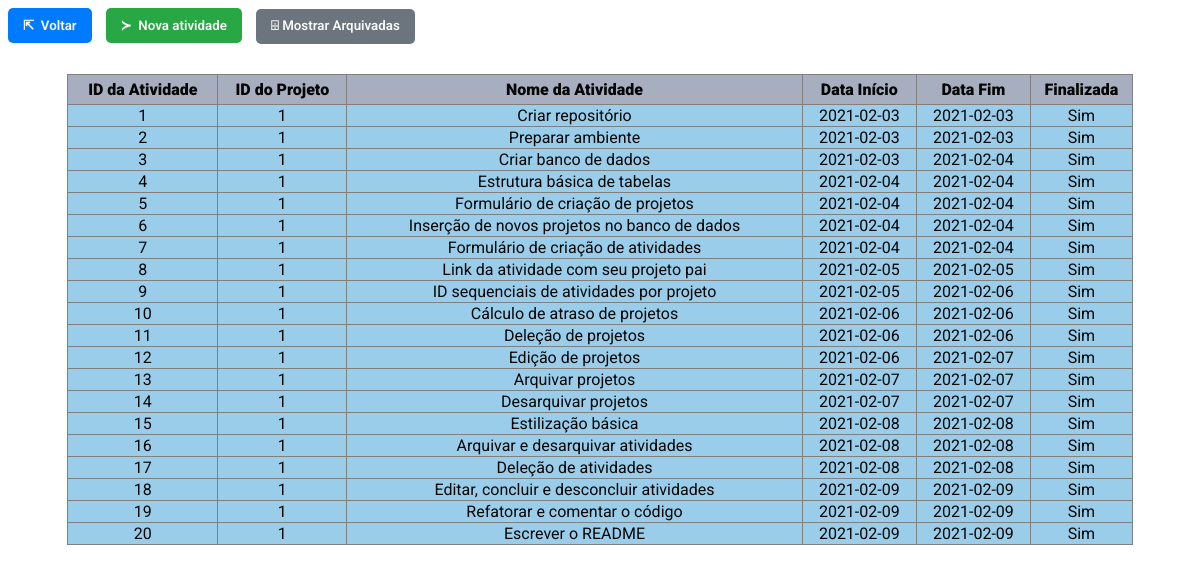
The page /activities.php?id=1 on the database its author committed.
### tables this page shows
CREATE TABLE `activities` (
  `activity_id` int(11) NOT NULL,
  `project_id` int(11) NOT NULL,
  `activity_name` text NOT NULL,
  `date_start` date NOT NULL,
  `date_end` date NOT NULL,
  `finished` tinyint(1) NOT NULL,
  `archived` tinyint(1) NOT NULL
);

### activities.php (the view, shortened to what this page needs)
<?php
	$link = mysqli_connect("localhost", "root", "", "euax_desafio");
	$projeto_id = $_GET['id'];
	$mostrar_arquivados = (isset($_GET["arquivados"]) && trim($_GET["arquivados"]) == '1');
	if ($mostrar_arquivados == 0) {
		$atividades = mysqli_query($link, "SELECT * FROM activities WHERE project_id=$projeto_id AND archived=0");
	}
	else {
		$atividades = mysqli_query($link, "SELECT * FROM activities WHERE project_id=$projeto_id AND archived=1");
	}
?>
<html lang="en">
<head>
    <link rel="stylesheet" href="css/style.css">
</head>
<body>
	<input type="button" class="btn-primary" onclick="Redirect('index.php');" value="⇱  Voltar"/>
	<input type="button" class="btn-success" onclick="OpenForm('newActivityForm');" value="≻  Nova atividade"/>
	<input type="button" class="btn-secondary" onclick="Redirect('activities.php?id=<?php echo ($projeto_id) ?> &arquivados=<?php echo ($mostrar_arquivados) == 1 ? '0' : '1';?>');" value="⌹ Mostrar <?php echo $mostrar_arquivados == 1 ? 'Ativas' : 'Arquivadas';?>">
	<div id="activities-tableBox" class="tableBox">
		<table align="center" border="1"  class="dataTable" style="width: 90%;">
			<tr>
				<th>ID da Atividade		</th>
				<th>ID do Projeto		</th>
				<th>Nome da Atividade	</th>
				<th>Data Início			</th>
				<th>Data Fim			</th>
				<th>Finalizada			</th>
			</tr>
			<?php while($row = mysqli_fetch_array($atividades)) { ?>
				<?php
					$finished = $row['finished'] == 0 ? "Não" : "Sim";
					$rowClass = $row['finished'] == 0 ? "tableRow-late" : "tableRow-normal";
				?>
				<tr class="<?php echo $rowClass ?>" onclick="ActivityModal('<?php echo ($row['project_id']) ?>', '<?php echo ($row['activity_id']) ?>', '<?php echo ($row['activity_name']) ?>', '<?php echo ($row['date_start']) ?>', '<?php echo ($row['date_end']) ?>', '<?php echo ($row['archived']) ?>', '<?php echo ($row['finished']) ?>')">
					<td><?php echo $row['activity_id']; ?>		</td>
					<td><?php echo $row['project_id']; ?>		</td>
					<td><?php echo $row['activity_name']; ?>	</td>
					<td><?php echo $row['date_start']; ?>		</td>
					<td><?php echo $row['date_end']; ?>			</td>
					<td><?php echo $finished ?>					</td>
				</tr>
			<?php } ?>
		</table>
	</div>
</body>
</html>

### css/style.css (style rules this page uses)
body { background-color: #ffffff; color: #060606; font-family: 'Roboto', sans-serif; font-weight: 600; }
.btn-primary, .btn-secondary, .btn-success, .btn-warning, .btn-danger { border: 0px; border-radius: 5px;; color: #f7f8f8; font-family: 'Roboto', sans-serif; font-weight: 600; height: 35px; margin: 0px 10px 0px 0px; padding: 0px 15px 0px 15px; transition: 0.2s; }
.btn-primary { background-color: #007bff; }
.btn-secondary { background-color: #6c757d; }
.btn-success { background-color: #28a745; }
.tableBox { margin-top: 30px; }
.dataTable { background-color: #C8D1E6; border-collapse: collapse; width: 90%; }
th { background-color: #A6AEBF; font-weight:900; padding: 5px 0px 5px 0px; }
.tableRow-normal, .tableRow-late { transition: 0.2s; text-align: center; }
.tableRow-normal { background-color: #99CDEA; }

### rows shown on the page
activities: activity "1", project "1", activity_name "Criar repositório", date_start "2021-02-03", date_end "2021-02-03", finished "Sim"
activities: activity "2", project "1", activity_name "Preparar ambiente", date_start "2021-02-03", date_end "2021-02-03", finished "Sim"
activities: activity "3", project "1", activity_name "Criar banco de dados", date_start "2021-02-03", date_end "2021-02-04", finished "Sim"
activities: activity "4", project "1", activity_name "Estrutura básica de tabelas", date_start "2021-02-04", date_end "2021-02-04", finished "Sim"
activities: activity "5", project "1", activity_name "Formulário de criação de projetos", date_start "2021-02-04", date_end "2021-02-04", finished "Sim"
activities: activity "6", project "1", activity_name "Inserção de novos projetos no banco de dados", date_start "2021-02-04", date_end "2021-02-04", finished "Sim"
activities: activity "7", project "1", activity_name "Formulário de criação de atividades", date_start "2021-02-04", date_end "2021-02-04", finished "Sim"
activities: activity "8", project "1", activity_name "Link da atividade com seu projeto pai", date_start "2021-02-05", date_end "2021-02-05", finished "Sim"
activities: activity "9", project "1", activity_name "ID sequenciais de atividades por projeto", date_start "2021-02-05", date_end "2021-02-06", finished "Sim"
activities: activity "10", project "1", activity_name "Cálculo de atraso de projetos", date_start "2021-02-06", date_end "2021-02-06", finished "Sim"
activities: activity "11", project "1", activity_name "Deleção de projetos", date_start "2021-02-06", date_end "2021-02-06", finished "Sim"
activities: activity "12", project "1", activity_name "Edição de projetos", date_start "2021-02-06", date_end "2021-02-07", finished "Sim"
activities: activity "13", project "1", activity_name "Arquivar projetos", date_start "2021-02-07", date_end "2021-02-07", finished "Sim"
activities: activity "14", project "1", activity_name "Desarquivar projetos", date_start "2021-02-07", date_end "2021-02-07", finished "Sim"
activities: activity "15", project "1", activity_name "Estilização básica", date_start "2021-02-08", date_end "2021-02-08", finished "Sim"
activities: activity "16", project "1", activity_name "Arquivar e desarquivar atividades", date_start "2021-02-08", date_end "2021-02-08", finished "Sim"
activities: activity "17", project "1", activity_name "Deleção de atividades", date_start "2021-02-08", date_end "2021-02-08", finished "Sim"
activities: activity "18", project "1", activity_name "Editar, concluir e desconcluir atividades", date_start "2021-02-09", date_end "2021-02-09", finished "Sim"
activities: activity "19", project "1", activity_name "Refatorar e comentar o código", date_start "2021-02-09", date_end "2021-02-09", finished "Sim"
activities: activity "20", project "1", activity_name "Escrever o README", date_start "2021-02-09", date_end "2021-02-09", finished "Sim"
